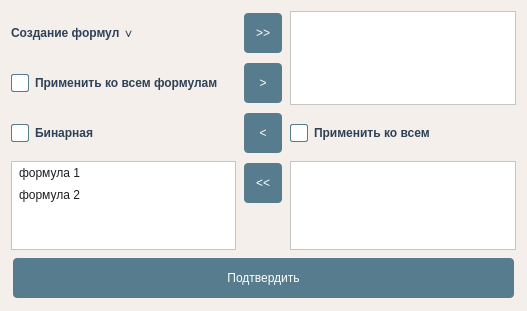
<?xml version="1.0" encoding="UTF-8"?>
<ui version="4.0">
 <class>Or_fun_form</class>
 <widget class="QWidget" name="Or_fun_form">
  <property name="geometry">
   <rect>
    <x>0</x>
    <y>0</y>
    <width>527</width>
    <height>311</height>
   </rect>
  </property>
  <property name="windowTitle">
   <string>Form</string>
  </property>
  <property name="styleSheet">
   <string notr="true">QWidget {
	background: rgb(244, 239, 235);
	color: rgb(47, 65, 87);
	font-family: &quot;Segoe UI&quot;, Helvetica, Arial, sans-serif;
}

QCheckBox, QLabel {
	font-weight: bold;
}

QPushButton {
    background-color: rgb(87, 124, 142);
    color: white;
    border: none;
    border-radius: 4px;
    padding: 6px 12px;
    min-height: 28px;
    margin: 2px;
}

QPushButton:hover {
    background-color: rgba(87, 124, 142, 0.85);
}

QPushButton:pressed {
    background-color: rgba(87, 124, 142, 0.75);
}

QListWidget {
    background: white;
    color: rgb(30, 30, 30);
}

QListWidget::item {
    background: rgb(255, 255, 255);
	color: rgb(30, 30, 30);
    padding: 4px;
}

QListWidget::item:selected {
    background: rgb(47, 65, 87);
    color: rgb(255, 255, 255);
}

QListWidget::item:hover {
    background: rgb(240, 240, 240);
	color: rgba(30, 30, 30, 0.85);
}

QListWidget::item:selected:hover {
    background: rgb(87, 124, 142);
    color: rgb(240, 240, 240);
}

QCheckBox {
    font-weight: bold;
}

QCheckBox::indicator {
    width: 16px;
    height: 16px;
    background-color: white;
    border: 1px solid rgb(87, 124, 142);
    border-radius: 2px;
}

QCheckBox::indicator:checked {
    image: url(:/check-svgrepo-com.svg);
}

QCheckBox::indicator:hover {
    background-color: rgb(240, 240, 240);
}</string>
  </property>
  <layout class="QGridLayout" name="gridLayout">
   <item row="3" column="1">
    <widget class="QPushButton" name="DemoveAll">
     <property name="text">
      <string>&lt;&lt;</string>
     </property>
    </widget>
   </item>
   <item row="0" column="0">
    <widget class="QLabel" name="label">
     <property name="text">
      <string>Создание формул ∨</string>
     </property>
    </widget>
   </item>
   <item row="1" column="0">
    <widget class="QCheckBox" name="CheckToAll1">
     <property name="text">
      <string>Применить ко всем формулам</string>
     </property>
    </widget>
   </item>
   <item row="0" column="1">
    <widget class="QPushButton" name="MoveAll">
     <property name="text">
      <string>&gt;&gt;</string>
     </property>
    </widget>
   </item>
   <item row="2" column="0">
    <widget class="QCheckBox" name="CheckBinary">
     <property name="text">
      <string>Бинарная</string>
     </property>
     <property name="checked">
      <bool>true</bool>
     </property>
    </widget>
   </item>
   <item row="2" column="1">
    <widget class="QPushButton" name="DemoveOne">
     <property name="text">
      <string>&lt;</string>
     </property>
    </widget>
   </item>
   <item row="3" column="0" rowspan="2">
    <widget class="QListWidget" name="ExistedFormulas">
     <property name="selectionMode">
      <enum>QAbstractItemView::SelectionMode::MultiSelection</enum>
     </property>
     <item>
      <property name="text">
       <string>формула 1</string>
      </property>
     </item>
     <item>
      <property name="text">
       <string>формула 2</string>
      </property>
     </item>
    </widget>
   </item>
   <item row="1" column="1">
    <widget class="QPushButton" name="MoveOne">
     <property name="text">
      <string>&gt;</string>
     </property>
    </widget>
   </item>
   <item row="5" column="0" colspan="3">
    <widget class="QPushButton" name="OkBtn">
     <property name="text">
      <string>Подтвердить</string>
     </property>
    </widget>
   </item>
   <item row="0" column="2" rowspan="2">
    <widget class="QListWidget" name="ChoosenFormulas">
     <property name="selectionMode">
      <enum>QAbstractItemView::SelectionMode::MultiSelection</enum>
     </property>
    </widget>
   </item>
   <item row="2" column="2">
    <widget class="QCheckBox" name="CheckToAll2">
     <property name="text">
      <string>Применить ко всем</string>
     </property>
    </widget>
   </item>
   <item row="3" column="2" rowspan="2">
    <widget class="QListWidget" name="listWidget_3">
     <property name="selectionMode">
      <enum>QAbstractItemView::SelectionMode::MultiSelection</enum>
     </property>
    </widget>
   </item>
  </layout>
 </widget>
 <resources/>
 <connections/>
</ui>
